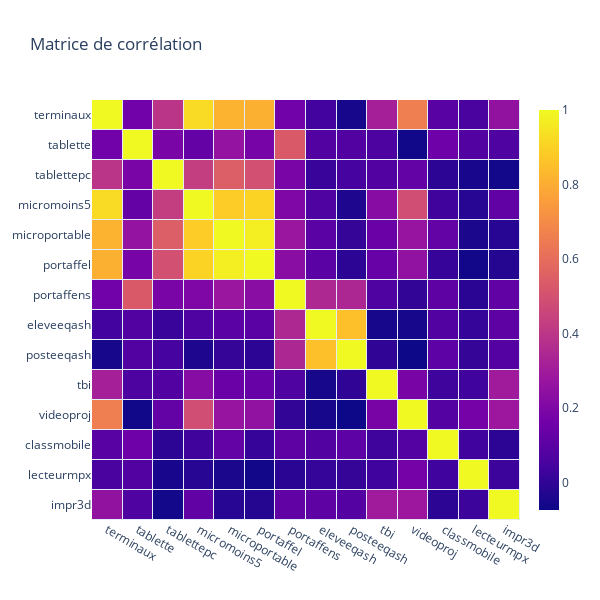

Source (notebook cell):
### Markdown cell above
### *Analyse des dépendances*

Avant de faire une ACP, nous allons voir à l'aide de la matrice de corrélation s'il existe un lien entre les différentes variables qu'on a ici. Cela va nous aider à mieux comprendre l'ACP et mieux interpréter les résultats.

### Code cell
columns_names = df_termin.drop(columns=['propclassesavectbi']).columns

heat = go.Heatmap(
    z = df_termin.corr(),
    x = columns_names,
    y = columns_names,
    xgap = 1,
    ygap = 1,
    colorbar_thickness = 20,
    hovertext=df_termin.corr().round(2).values,
)

layout = go.Layout(
    title = 'Matrice de corrélation',
    width=600,  height=600,
    xaxis_showgrid=False, yaxis_showgrid=False,
    yaxis_autorange='reversed'
)

fig = go.Figure(data=[heat], layout=layout)
fig.show()

### Figure 1 — Plotly figure (JSON) as saved in the notebook; plotly's stock layout.template omitted (floating-point values rounded to 4 significant figures; data arrays with more than 128 entries replaced by an {"elided": "..."} marker saying what was removed)
{"data": [{"colorbar": {"thickness": 20}, "hovertext": {"elided": "14x14 float values"}, "type": "heatmap", "x": ["terminaux", "tablette", "tablettepc", "micromoins5", "microportable", "portaffel", "portaffens", "eleveeqash", "posteeqash", "tbi", "videoproj", "classmobile", "lecteurmpx", "impr3d"], "xgap": 1, "y": ["terminaux", "tablette", "tablettepc", "micromoins5", "microportable", "portaffel", "portaffens", "eleveeqash", "posteeqash", "tbi", "videoproj", "classmobile", "lecteurmpx", "impr3d"], "ygap": 1, "z": {"elided": "14x14 float values"}}], "layout": {"height": 600, "title": {"text": "Matrice de corrélation"}, "width": 600, "xaxis": {"showgrid": false}, "yaxis": {"autorange": "reversed", "showgrid": false}}}
